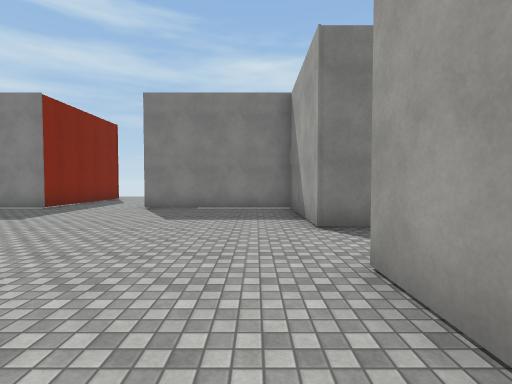
view 1 (above)

18 first-person views from a walk through a scene from a Unity 3-D project. The camera is 1.5 m above the floor, tilts 2° down and sees 85° across. The floor is counted in squares, 2 m on a side. Each view is taken from the middle of a square. On the plan, view 1 faces up. The plan holds only what a view shows up to about 10 squares ahead; the rest is blank. The place goes on beyond the plan. Surface patterns are stand-ins for the level's own textures.

view 2
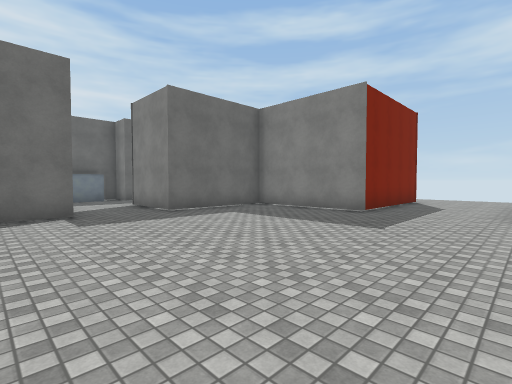

view 3
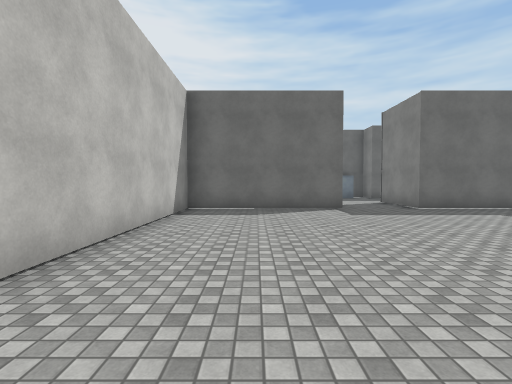

view 4
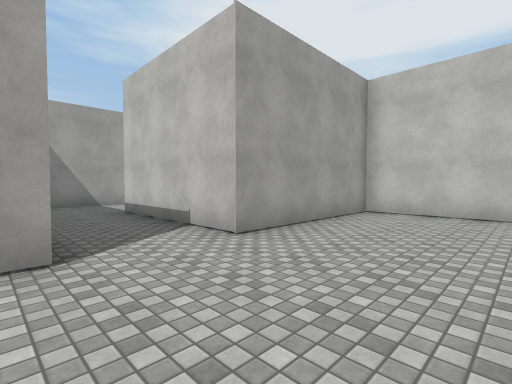

view 5
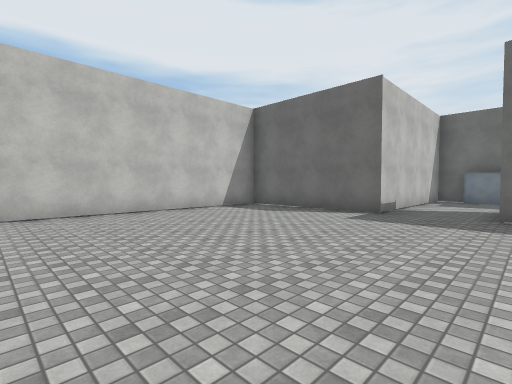

view 6
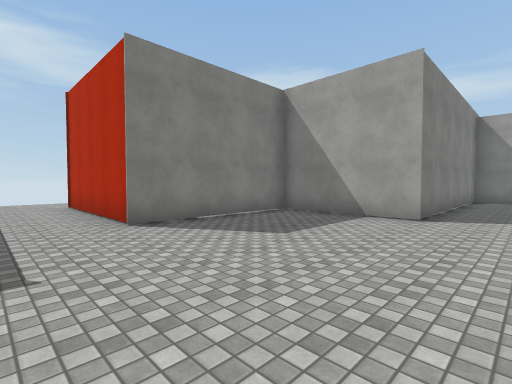

view 7
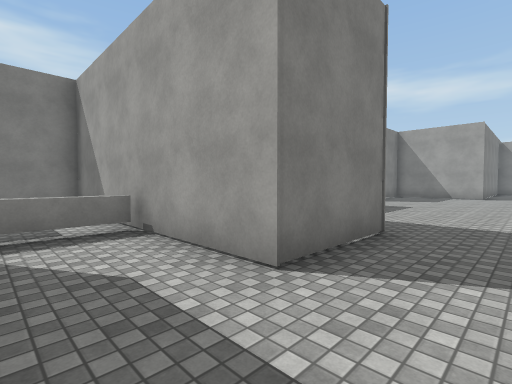

view 8
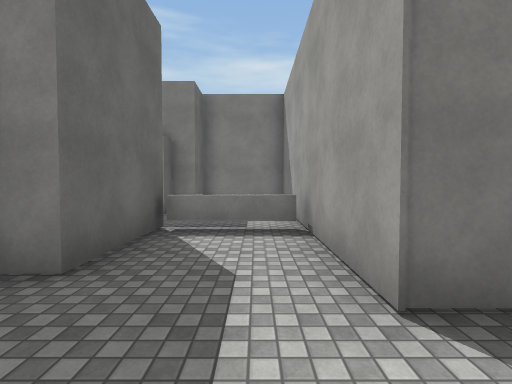

view 9
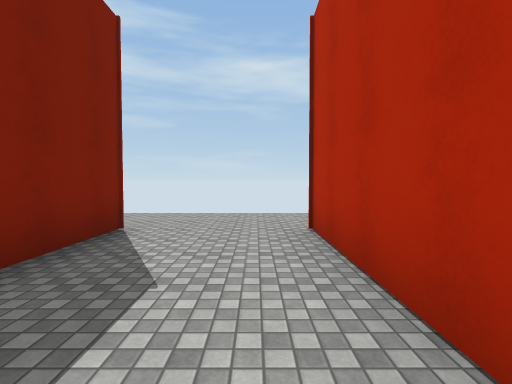

view 10
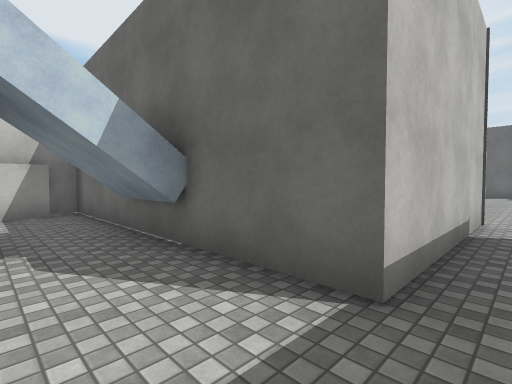

view 11
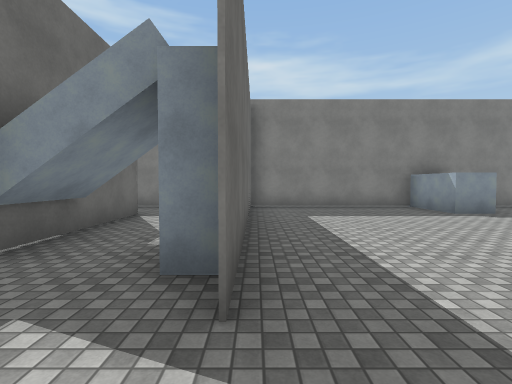

view 12
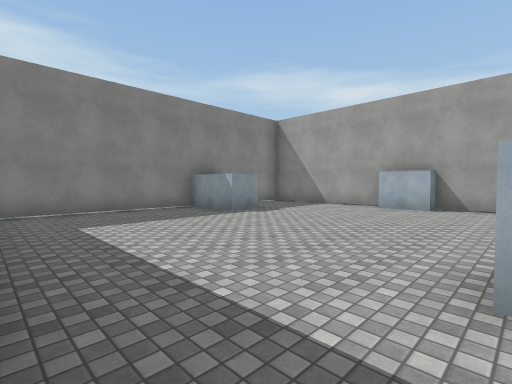

view 13
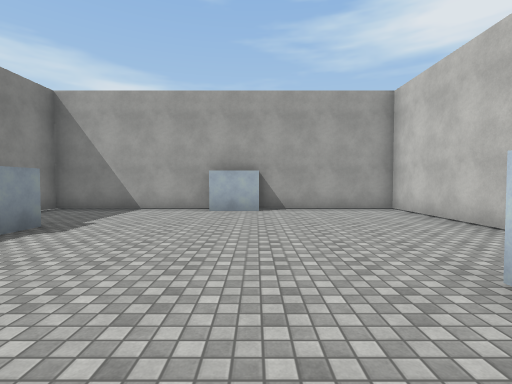

view 14
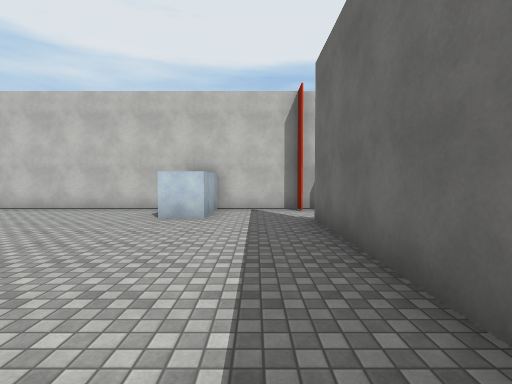

view 15
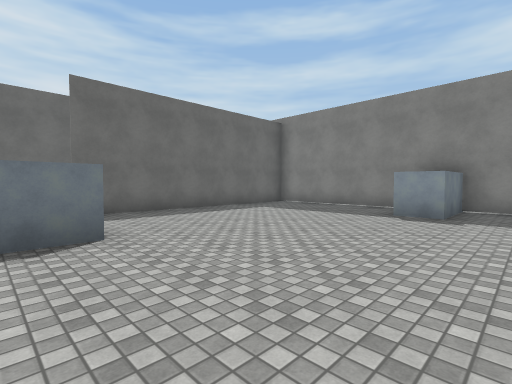

view 16
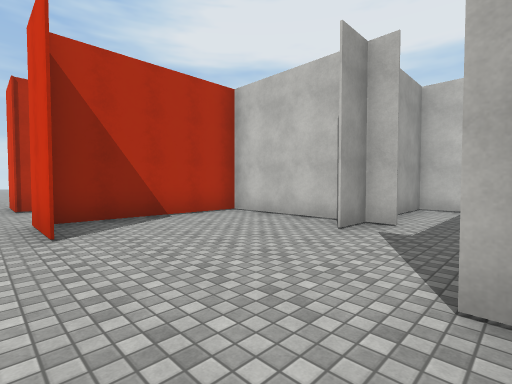

view 17
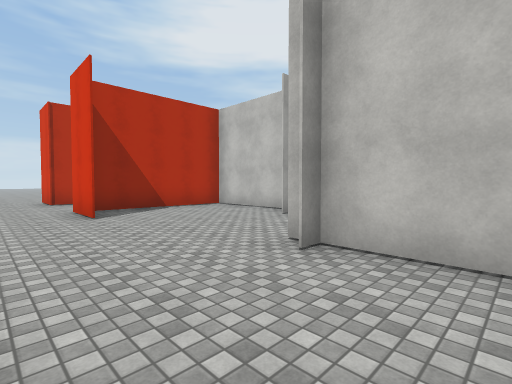

view 18
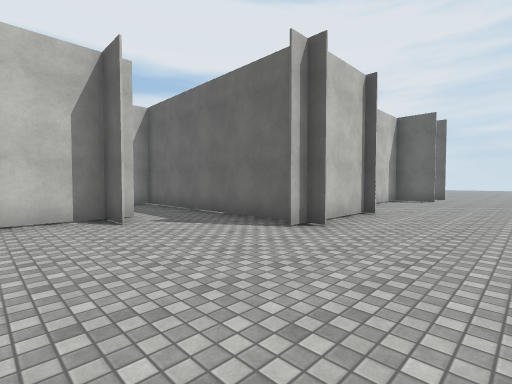

### Floor plan
Ten units are one square. View 1 is at (0, 0); x grows to the right and y downward. Boxes are objects, and circles mark ways between rooms. Rooms are numbered by the first view taken in them; rooms with no view inside come last. Other rooms are left out.
<svg viewBox="-155 -140 328 193">
<path fill="none" stroke="#000" d="M-98 -90 -98 -46 -122 -46 -122 -115M-18 19 10 19 10 -24 53 -24 53 -4M-78 -124 -61 -124 -61 -80 -98 -80M-124 -73 -144 -73M-121 -111 -146 -111M52 -2 60 -2M-145 -76 -145 -52M-146 -24 -98 -24 -98 19 -32 19M-150 -42 -150 -32M80 -46 10 -46 10 -80 -31 -80 -31 -124 -15 -124M-150 -101 -150 -95M78 -14 78 -44M-145 -115 -145 -101M78 41 78 48M78 18 71 18M59 43 68 43M72 48 84 48M60 14 55 14M53 -4 53 48 59 48M168 -2 168 -46 137 -46 137 -26 128 -26 128 -46 80 -46M118 48 168 48 168 11 163 11 163 -2M78 -38 78 26M84 48 101 48 101 28 111 28 111 39M-122 -108 -122 -46 -98 -46 -98 -64M-104 -80 -62 -80 -62 -121M-98 -80 -98 -90M-146 -111 -116 -111"/>
<circle cx="70" cy="0" r="3" fill="#2a7"/>
<circle cx="-65" cy="-135" r="3" fill="#2a7"/>
<circle cx="80" cy="35" r="3" fill="#2a7"/>
<text x="-40" y="-50">1</text>
<text x="70" y="30">2</text>
<text x="130" y="0">3</text>
<text x="-110" y="-110">4</text>
</svg>
Room 1 opens to room 2. Room 1 opens to room 4. Room 2 opens to room 3.

Where each view was taken, in squares from view 1:
view 1: 0 up, 0 right, facing up
view 2: 1 up, 3 left, facing up-left
view 3: 0 up, 2 left, facing left
view 4: 5 up, 2 left, facing down-right
view 5: 5 up, 3 left, facing down-left
view 6: 3 up, 5 left, facing up-right
view 7: 3 up, 14 left, facing up-right
view 8: 3 up, 13 left, facing up
view 9: 8 up, 4 left, facing up
view 10: 3 up, 7 right, facing down-left
view 11: 4 down, 8 right, facing up
view 12: 3 down, 8 right, facing up-right
view 13: 1 down, 9 right, facing right
view 14: 3 up, 9 right, facing down
view 15: 4 down, 15 right, facing up-left
view 16: 13 up, 12 left, facing down-right
view 17: 14 up, 14 left, facing down-right
view 18: 14 up, 8 left, facing down-left
